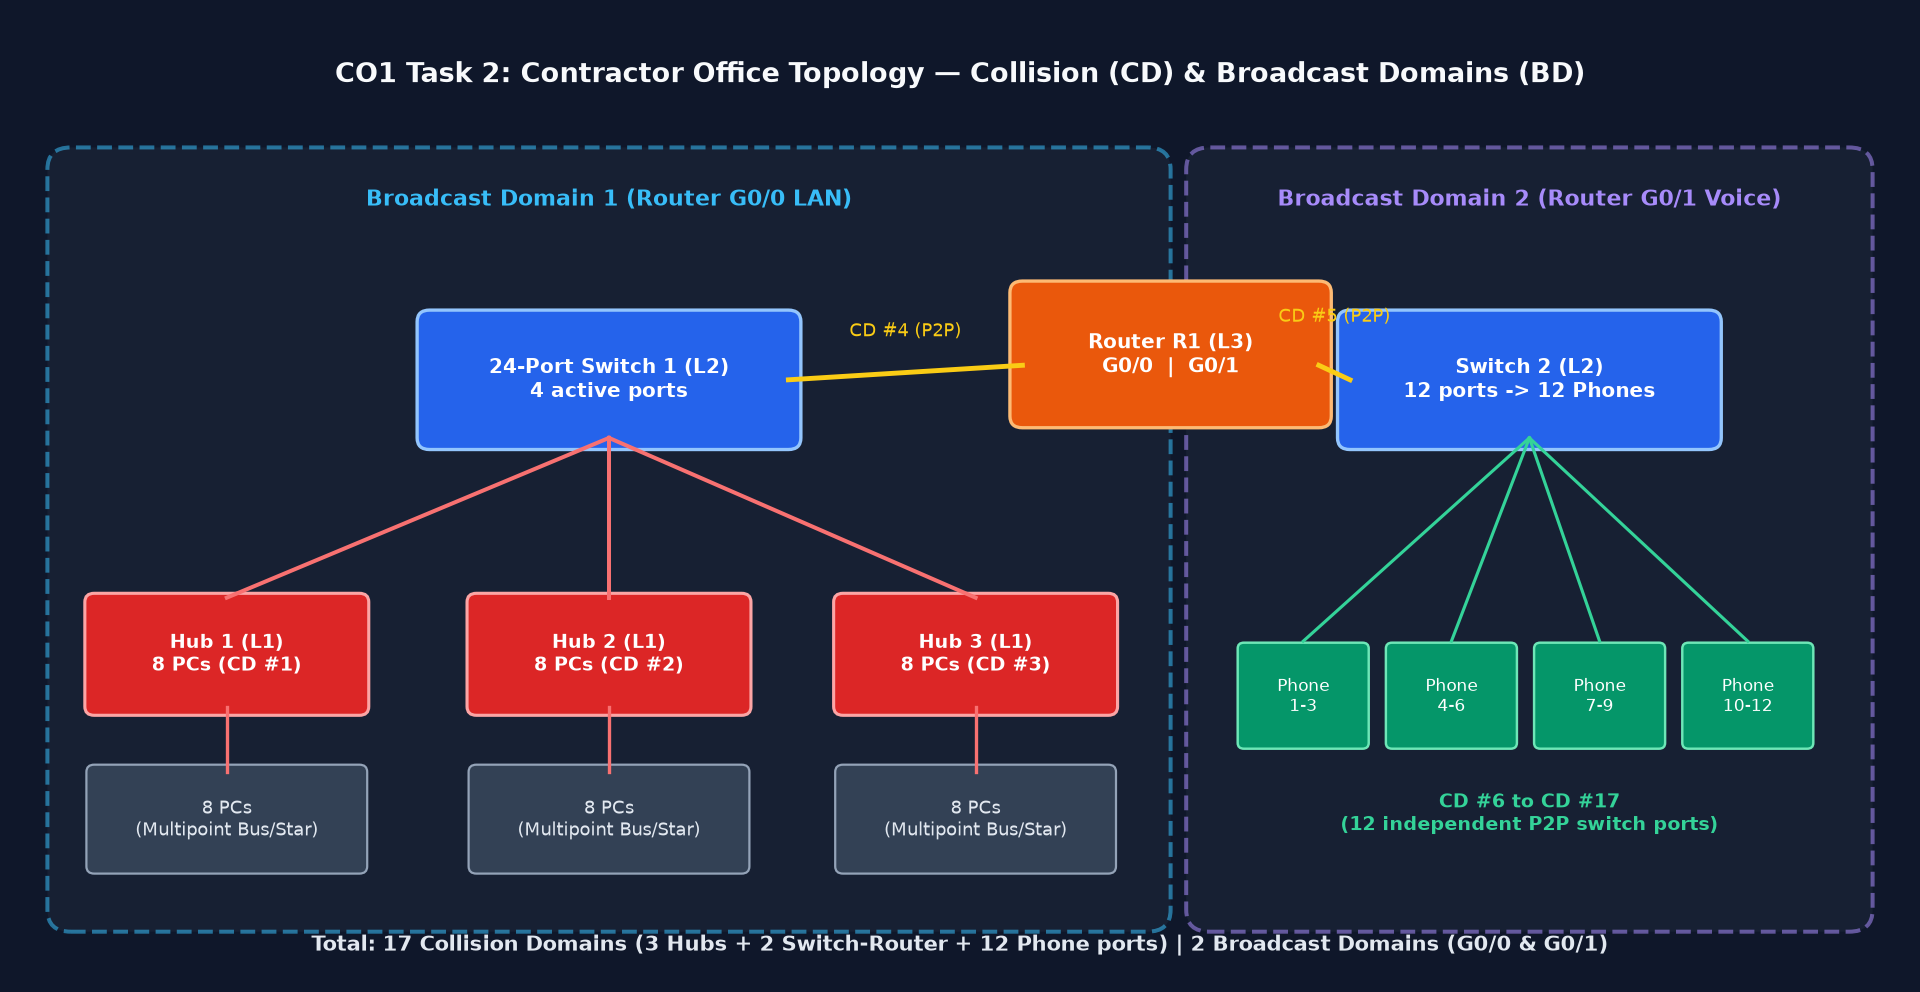

The script that saved this image:
"""CO1 Task 2: Collision & Broadcast Domains, Standards Table, and Diagram Generator."""
import os
import matplotlib
matplotlib.use("Agg")
import matplotlib.pyplot as plt
import matplotlib.patches as mpatches


def draw_office_topology(out_png):
    fig, ax = plt.subplots(figsize=(12, 6.2), dpi=160)
    ax.set_facecolor("#0F172A")
    fig.patch.set_facecolor("#0F172A")
    ax.set_xlim(0, 12)
    ax.set_ylim(0, 6.5)
    ax.axis("off")

    ax.text(6.0, 6.15, "CO1 Task 2: Contractor Office Topology — Collision (CD) & Broadcast Domains (BD)",
            ha="center", va="center", color="#F8FAFC", fontsize=12, fontweight="bold")

    # Broadcast Domain 1 dashed box
    bd1 = mpatches.FancyBboxPatch((0.3, 0.4), 6.9, 5.1, boxstyle="round,pad=0.15",
                                  ec="#38BDF8", fc="#1E293B", lw=1.8, ls="--", alpha=0.55)
    ax.add_patch(bd1)
    ax.text(3.75, 5.25, "Broadcast Domain 1 (Router G0/0 LAN)", ha="center", color="#38BDF8", fontsize=10, fontweight="bold")

    # Broadcast Domain 2 dashed box
    bd2 = mpatches.FancyBboxPatch((7.6, 0.4), 4.1, 5.1, boxstyle="round,pad=0.15",
                                  ec="#A78BFA", fc="#1E293B", lw=1.8, ls="--", alpha=0.55)
    ax.add_patch(bd2)
    ax.text(9.65, 5.25, "Broadcast Domain 2 (Router G0/1 Voice)", ha="center", color="#A78BFA", fontsize=10, fontweight="bold")

    # Router
    ax.add_patch(mpatches.FancyBboxPatch((6.4, 3.8), 1.9, 0.85, boxstyle="round,pad=0.08", fc="#EA580C", ec="#FDBA74", lw=1.5))
    ax.text(7.35, 4.22, "Router R1 (L3)\nG0/0  |  G0/1", ha="center", va="center", color="white", fontsize=9, fontweight="bold")

    # Switch 1 (24-port)
    ax.add_patch(mpatches.FancyBboxPatch((2.6, 3.65), 2.3, 0.8, boxstyle="round,pad=0.08", fc="#2563EB", ec="#93C5FD", lw=1.5))
    ax.text(3.75, 4.05, "24-Port Switch 1 (L2)\n4 active ports", ha="center", va="center", color="white", fontsize=9, fontweight="bold")

    # Switch 2 (IP phones)
    ax.add_patch(mpatches.FancyBboxPatch((8.5, 3.65), 2.3, 0.8, boxstyle="round,pad=0.08", fc="#2563EB", ec="#93C5FD", lw=1.5))
    ax.text(9.65, 4.05, "Switch 2 (L2)\n12 ports -> 12 Phones", ha="center", va="center", color="white", fontsize=9, fontweight="bold")

    # Links from Router to Switches
    ax.plot([6.4, 4.9], [4.15, 4.05], color="#FACC15", lw=2.2)
    ax.text(5.65, 4.35, "CD #4 (P2P)", ha="center", color="#FACC15", fontsize=8)
    ax.plot([8.3, 8.5], [4.15, 4.05], color="#FACC15", lw=2.2)
    ax.text(8.4, 4.45, "CD #5 (P2P)", ha="center", color="#FACC15", fontsize=8)

    # 3 Hubs + 8 PCs each
    hub_xs = [1.3, 3.75, 6.1]
    for idx, hx in enumerate(hub_xs, 1):
        ax.plot([3.75, hx], [3.65, 2.55], color="#F87171", lw=1.8)
        hub_box = mpatches.FancyBboxPatch((hx - 0.85, 1.8), 1.7, 0.72, boxstyle="round,pad=0.06", fc="#DC2626", ec="#FCA5A5", lw=1.4)
        ax.add_patch(hub_box)
        ax.text(hx, 2.16, f"Hub {idx} (L1)\n8 PCs (CD #{idx})", ha="center", va="center", color="white", fontsize=8.5, fontweight="bold")
        # PC cluster
        ax.add_patch(mpatches.FancyBboxPatch((hx - 0.85, 0.7), 1.7, 0.65, boxstyle="round,pad=0.05", fc="#334155", ec="#94A3B8", lw=1.0))
        ax.text(hx, 1.02, f"8 PCs\n(Multipoint Bus/Star)", ha="center", va="center", color="#E2E8F0", fontsize=8)
        ax.plot([hx, hx], [1.8, 1.35], color="#F87171", lw=1.5)

    # 12 IP Phones under Switch 2
    for i in range(4):
        px = 8.2 + i * 0.95
        ax.plot([9.65, px], [3.65, 2.25], color="#34D399", lw=1.4)
        ax.add_patch(mpatches.FancyBboxPatch((px - 0.38, 1.55), 0.76, 0.65, boxstyle="round,pad=0.04", fc="#059669", ec="#6EE7B7", lw=1.1))
        ax.text(px, 1.87, f"Phone\n{i*3+1}-{i*3+3}", ha="center", va="center", color="white", fontsize=7.5)

    ax.text(9.65, 0.95, "CD #6 to CD #17\n(12 independent P2P switch ports)", ha="center", color="#34D399", fontsize=8.5, fontweight="bold")

    ax.text(6.0, 0.12, "Total: 17 Collision Domains (3 Hubs + 2 Switch-Router + 12 Phone ports) | 2 Broadcast Domains (G0/0 & G0/1)",
            ha="center", color="#E2E8F0", fontsize=9.5, fontweight="bold")

    plt.tight_layout()
    plt.savefig(out_png, facecolor=fig.get_facecolor())
    plt.close(fig)


def main():
    print("=== CO1 TASK 2: COLLISION & BROADCAST DOMAINS + STANDARDS ===")
    cd_hubs = 3          # Each hub + its 8 PCs forms 1 shared collision domain on 1 Switch1 port
    cd_sw1_r1 = 1        # Switch 1 <-> Router G0/0
    cd_r1_sw2 = 1        # Router G0/1 <-> Switch 2
    cd_phones = 12       # 12 individual switch ports to 12 IP phones
    total_cd = cd_hubs + cd_sw1_r1 + cd_r1_sw2 + cd_phones
    total_bd = 2         # Separated by Router R1 interfaces G0/0 and G0/1

    print(f"Original Contractor Drawing:")
    print(f"  - Collision Domains : {total_cd} (3 Hubs + 1 SW1-R1 + 1 R1-SW2 + 12 Phone ports)")
    print(f"  - Broadcast Domains : {total_bd} (Router G0/0 LAN and Router G0/1 Voice LAN)")

    print("\nOSI Layer & Hub Behaviour:")
    print("  - Hub       : Layer 1 (Physical) - repeats electrical signals to all ports; no MAC filtering/buffering -> cannot isolate collisions.")
    print("  - Switch    : Layer 2 (Data Link) - buffers frames, learns MACs, forwards per port -> 1 collision domain per port.")
    print("  - Router    : Layer 3 (Network) - terminates L2 broadcasts, routes IP packets -> separates broadcast domains.")
    print("  - PCs/Phones: Layers 1-7 (End Hosts).")

    print("\nPoint-to-Point vs Multipoint Links:")
    print("  - Point-to-Point: Hub-to-Switch ports, Switch1-to-G0/0, G0/1-to-Switch2, Switch2-to-each IP Phone.")
    print("  - Multipoint    : Shared repeater bus inside each Hub connecting 8 PCs in half-duplex CSMA/CD.")

    standards = [
        ("Ethernet", "IEEE 802.3", "IEEE (Institute of Electrical and Electronics Engineers)"),
        ("Wi-Fi", "IEEE 802.11", "IEEE"),
        ("IPv4", "RFC 791", "IETF (Internet Engineering Task Force)"),
        ("OSI Model", "ISO/IEC 7498-1", "ISO (International Organization for Standardization)"),
        ("5G NR", "3GPP Rel-15/16/17 / IMT-2020", "3GPP & ITU-R"),
    ]
    print("\nStandards & Governing Bodies:")
    for tech, std, body in standards:
        print(f"  - {tech:<10} | {std:<28} | {body}")

    # Alternative Concept Analysis: Replace 3 hubs with 3 unmanaged switches
    alt_cd = (3 * 8) + 3 + 1 + 1 + 12  # 24 PC ports + 3 switch-to-switch uplinks + 2 router links + 12 phones
    print("\n--- Alternative Concept Analysis: Replace 3 Hubs with 3 Switches ---")
    print(f"  New Collision Domains: {alt_cd} (24 PC ports + 3 SW-to-SW uplinks + 2 router links + 12 phone ports)")
    print(f"  New Broadcast Domains: {total_bd} (unchanged; L2 switches still flood broadcasts across all 24 PCs)")
    print("  Fixes     : Eliminates CSMA/CD collisions on PCs, enables full-duplex 100/1000 Mbps per PC.")
    print("  Does NOT  : Does not isolate broadcast storms or provide VLAN segmentation without managed L2/VLANs.")

    out_png = os.path.join(os.path.dirname(__file__), "task02_domains_diagram.png")
    draw_office_topology(out_png)
    print(f"\nSaved topology diagram: {out_png}")


if __name__ == "__main__":
    main()
